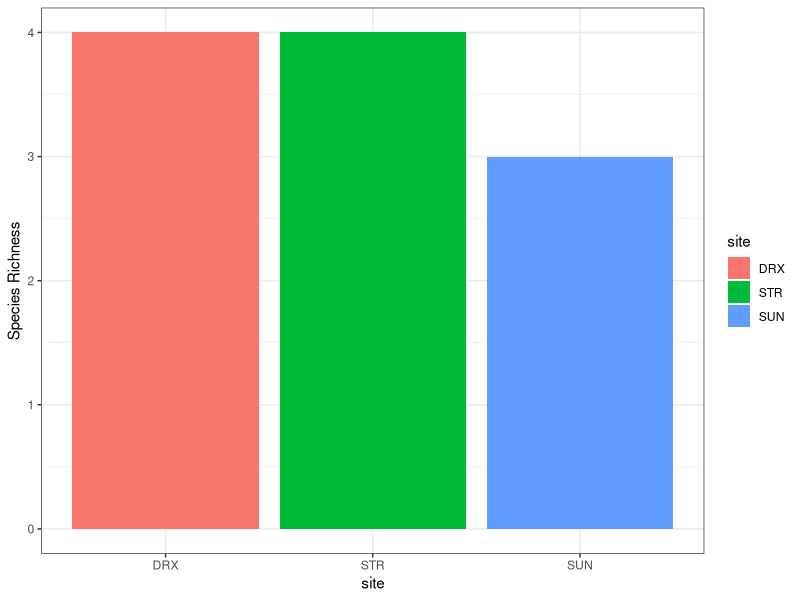
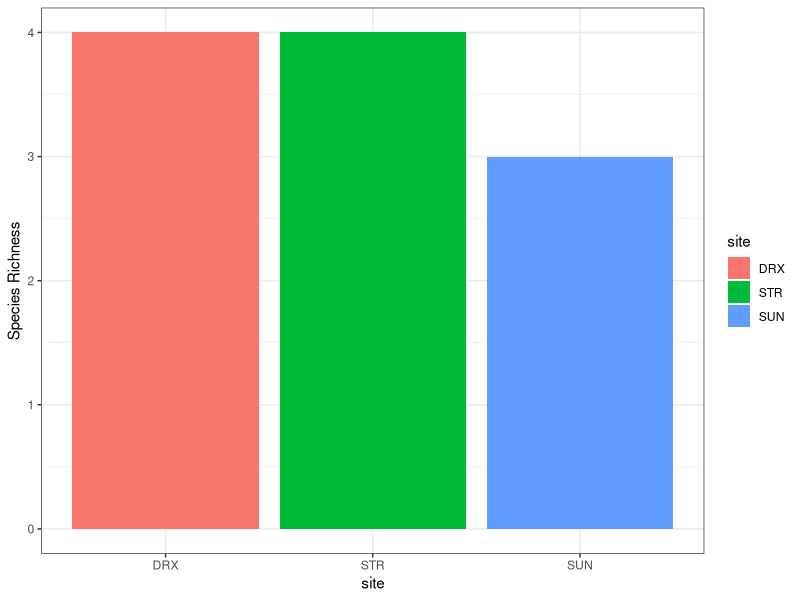

The R script that drew these images, in order:
# Load packages & data
install.packages("tidyverse")
library(tidyverse)

capture <- read_csv("rodent_abundance/scr_clean.csv")

# remove extraneous species
sp_richness <- capture %>% filter(is.na(extraneous))

# create list of unique species
sp_list <- sp_richness %>% distinct(species)

# count unique species
sp_count <- count(sp_list)

# Site Specific
# list of species per site
site_sp_list <- sp_richness %>% 
  group_by(site) %>% 
  distinct(species)

# count species per site
site_sp_count <- site_sp_list %>% 
  group_by(site) %>% 
  summarise(n_species = n())

# Plot site specific richness
ggplot(site_sp_count, aes(x = site, y = n_species, fill = site))+
  geom_col()+
  ylab("Species Richness")+
  theme_bw()

ggsave("outputs/site_sp_richness.png", width=4, height=4)
